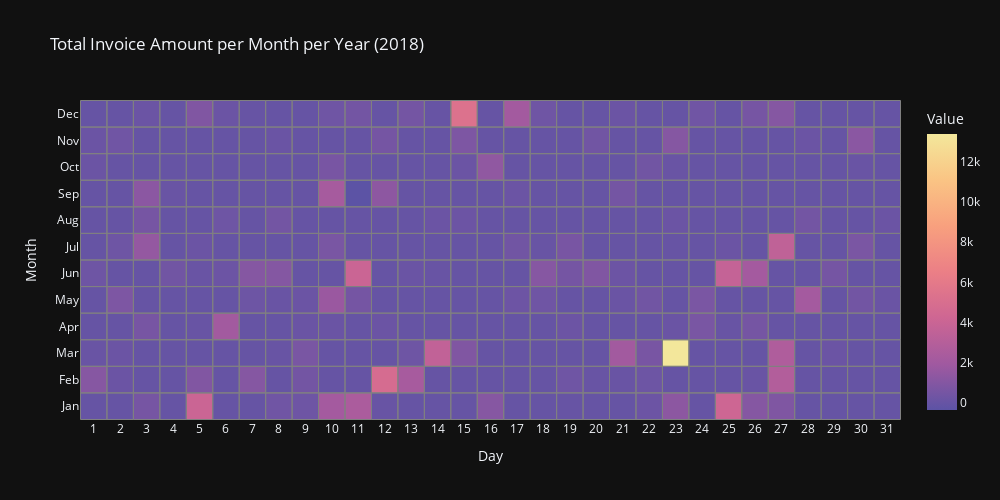

The notebook cell saved with this chart:
### Markdown cell above
### Data Visualization

### Code cell
# heatmap --- analysis of expenses by day and month
df = pd.read_csv('data/startup.csv')
df = process_loaded_data(df)
df = preprocess_heatmap(df)
plot_heatmap(df, 2018)
